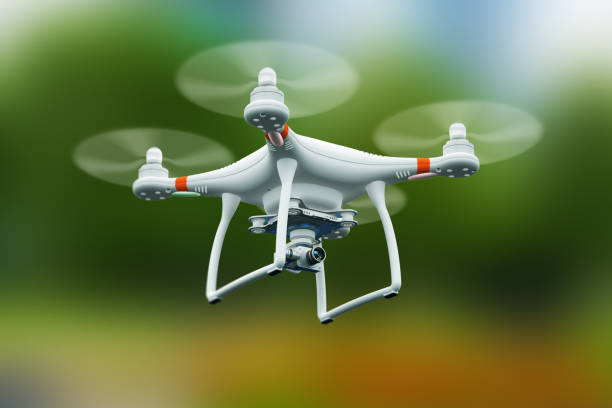
#> input picture research/images_comparison/drone612x612.jpg, 612 x 408 px
$ jupyter execute --allow-errors image_comparison.ipynb
#> lines starting #> are read from the running program, lines starting #| are printed output that depends on the picture
[cell 1]
# import the necessary packages

from skimage.metrics import structural_similarity as ssim
import matplotlib.pyplot as plt
import numpy as np
import cv2
print ("All Packages Loaded")

[cell 2]
def mse(imageA, imageB):
	# the 'Mean Squared Error' between the two images is the
	# sum of the squared difference between the two images;
	# NOTE: the two images must have the same dimension
	err = np.sum((imageA.astype("float") - imageB.astype("float")) ** 2)
	err /= float(imageA.shape[0] * imageA.shape[1])

	# return the MSE, the lower the error, the more "similar"
	# the two images are
	return err
def compare_images(imageA, imageB, title):
    # compute the mean squared error and structural similarity
	# index for the images
	m = mse(imageA, imageB)
	s = ssim(imageA, imageB)

	print("The mse  : " + str(m) + " and the ssim : " + str(s))
	# [13 lines of commented-out code are left out]

original = cv2.imread("images_comparison/drone612x612.jpg")
#> original is the input picture: shape (408, 612, 3); mean B, G, R 70.5, 120.3, 104
# contrast = cv2.imread("images/jp_gates_contrast.png")
# shopped = cv2.imread("images/jp_gates_photoshopped.png")
# convert the images to grayscale
original = cv2.cvtColor(original, cv2.COLOR_BGR2GRAY)
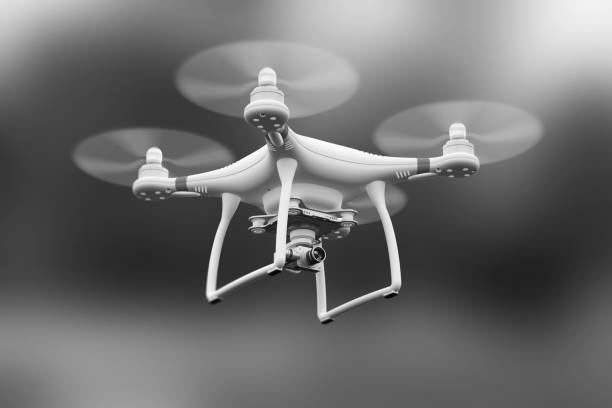
#> original: shape (408, 612); min 1, max 255, mean 109.8
# contrast = cv2.cvtColor(contrast, cv2.COLOR_BGR2GRAY)
# shopped = cv2.cvtColor(shopped, cv2.COLOR_BGR2GRAY)

compare_images(original, original, "Original vs. Original")
#> in mse, `err = np.sum((imageA.astype("float") - imageB.astype("float")) ** 2)`: err = 0
#> in compare_images, `s = ssim(imageA, imageB)`: s = 1
#| The mse  : 0.0 and the ssim : 1.0
